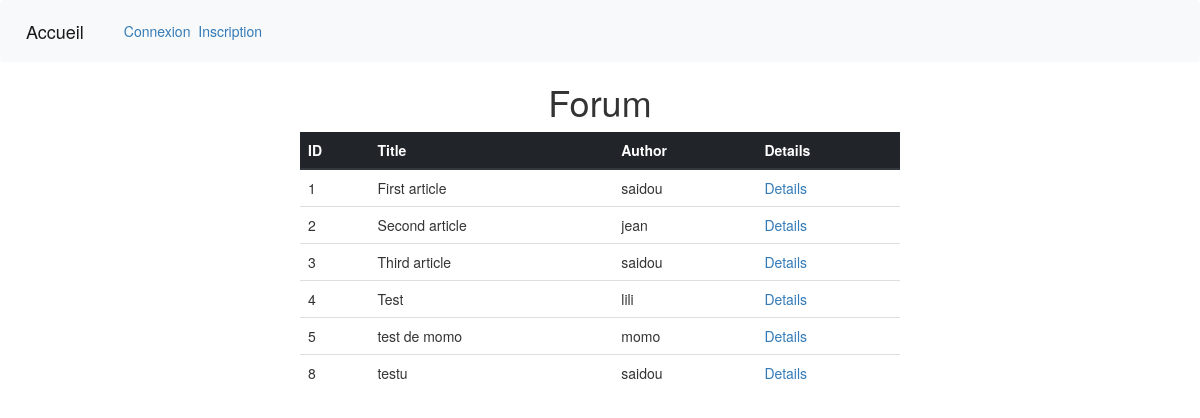
The page / on the database its author committed.
### tables this page shows
CREATE TABLE `article` (
  `id` int(11) NOT NULL AUTO_INCREMENT,
  `title` varchar(255) NOT NULL,
  `content` varchar(255) NOT NULL,
  `author` varchar(255) NOT NULL,
  PRIMARY KEY (`id`),
  KEY `content` (`content`),
  KEY `author` (`author`),
  CONSTRAINT `article_ibfk_2` FOREIGN KEY (`author`) REFERENCES `user` (`username`) ON DELETE CASCADE ON UPDATE CASCADE
);

### src/index.php (the view, shortened to what this page needs)
<!DOCTYPE html>
<html lang="fr">
    <head>
        <link rel="stylesheet" href="css/style.css"/>
        <link rel="stylesheet" href="css/bootstrap.min.css"/>
        <link rel="stylesheet" href="css/bootstrap.css"/>
    </head>
    <?php
      include 'header.php';
    ?>
    <?php
      $statement = $pdo->prepare('SELECT id, title, author FROM article');
      $statement->execute();
    ?>
    <body>
    <center>
        <h1>Forum</h1>
        <table class="table" style="max-width: 50%;">
            <thead class="thead-dark">
                <tr>
                    <th scope="col">ID</th>
                    <th scope="col">Title</th>
                    <th scope="col">Author</th>
                    <th scope="col">Details</th>
                </tr>
            </thead>
            <tbody>
                <?php while ($data = $statement->fetch(PDO::FETCH_ASSOC)): ?>
                      <tr>
                          <td><?php echo $data['id']; ?></td>
                          <td><?php echo $data['title']; ?></td>
                          <td><?php echo $data['author']; ?></td>
                          <td>
                              <a href="details.php?id=<?php echo $data['id']; ?>">
                                  Details
                              </a>
                          </td>
                      </tr>
                  <?php endwhile; ?>
            </tbody>
        </table>
    </center>
</body>
</html>

### src/header.php (shortened to what this page needs)
<!doctype html>
<html lang="fr">
    <head>
        <link rel="stylesheet" href="css/style.css">
        <link rel="stylesheet" href="css/bootstrap.min.css"/>
        <link rel="stylesheet" href="css/bootstrap.css"/>
        <link rel="stylesheet" href="http://fontawesome.io/assets/font-awesome/css/font-awesome.css">
    </head>
    <header>
        <nav class="navbar navbar-expand-lg navbar-light bg-light">
            <a class="navbar-brand" href="index.php">Accueil</a>
            <div class="collapse navbar-collapse" id="navbarText">
                <?php
                  if ($_SESSION['connected'] == TRUE) {
                      echo '<a href="profil.php">Mon profil</a> &nbsp';
                      echo '<a href="deconnexion.php">Deconnexion</a>';
                  } else {
                      echo '<a href="connexion.php">Connexion</a> &nbsp';
                      echo '<a href="inscription.php">Inscription</a>';
                  }
                ?>
            </div>
        </nav>
    </header>
</html>

### rows shown on the page
article: id "1", title "First article", author "saidou"
article: id "2", title "Second article", author "jean"
article: id "3", title "Third article", author "saidou"
article: id "4", title "Test", author "lili"
article: id "5", title "test de momo", author "momo"
article: id "8", title "testu", author "saidou"
